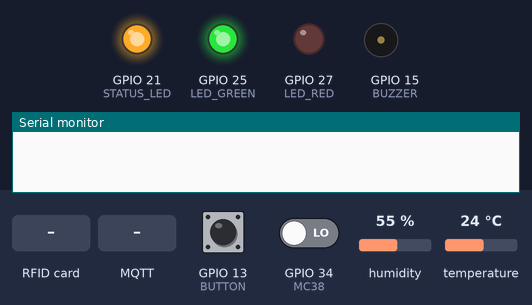
This sketch was run on a simulated ESP32. On the bench: output pins drawn as LEDs (lit = HIGH), buzzer (waves = sounding, pin HIGH), the last lines printed to the serial monitor. Inputs (shaded band) come from the test bench; at power-on: GPIO 13 (BUTTON) HIGH, GPIO 34 (MC38) LOW, humidity 55 %, temperature 24 °C. WiFi joins after 1.5 s; servers stay silent unless stated; the local clock reads 2024-03-15 10:24:30 at power-on unless the sketch sets it; no MQTT or app messages arrive unless stated.

Above: at 4.8 s.
4.9 s: GPIO 13 (BUTTON) pulled LOW for 1 s
At 5.8 s:
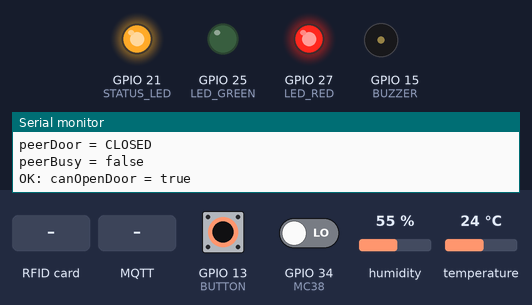
10.7 s: RFID card 5E 7A 19 C4 held to the reader
At 12.9 s:
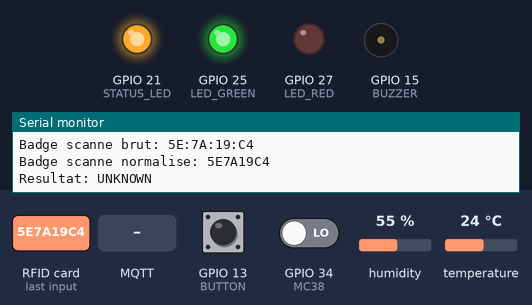
15.2 s: MQTT message "WAIT" arrives on the second subscribed topic
At 15.7 s:
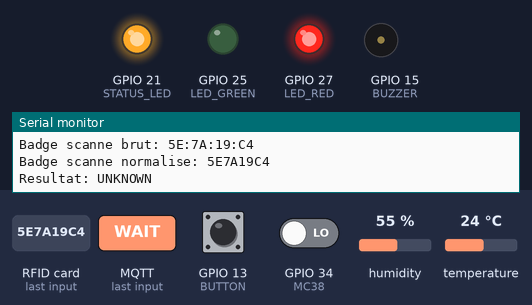
18.3 s: MQTT message "OPEN" arrives on the second subscribed topic
At 19.6 s:
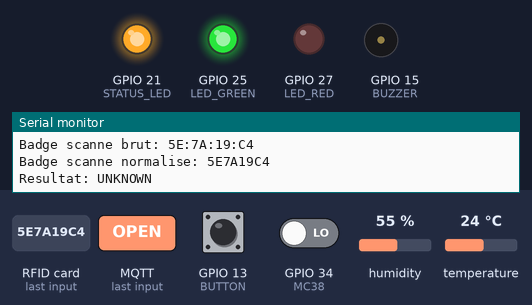
Timing chart, 0 to 20.8 s (numbered marks = the images above; inputs shaded):
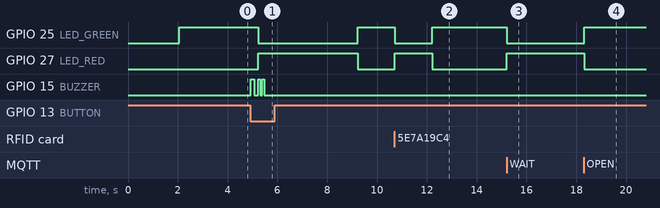

Measured:
- after the input at 4.9 s, GPIO 25 (LED_GREEN): HIGH → LOW after 0.33 s, → HIGH 4.0 s later; GPIO 27 (LED_RED): LOW → HIGH after 0.33 s, → LOW 4.0 s later; GPIO 15 (BUZZER): goes HIGH 0.14 s, LOW 0.16 s, HIGH 0.08 s, LOW 0.08 s, HIGH 0.08 s, then LOW, starting at once
- after the input at 10.7 s, GPIO 25 (LED_GREEN): HIGH → LOW at once, → HIGH 1.5 s later; GPIO 27 (LED_RED): LOW → HIGH at once, → LOW 1.5 s later
- after the input at 15.2 s, GPIO 25 (LED_GREEN): HIGH → LOW at once; GPIO 27 (LED_RED): LOW → HIGH at once
- after the input at 18.3 s, GPIO 25 (LED_GREEN): LOW → HIGH at once; GPIO 27 (LED_RED): HIGH → LOW at once

The sketch:

Master_Esclave_esp1.ino
```cpp
#include <WiFi.h>
#include <PubSubClient.h>
#include <SPI.h>
#include <MFRC522.h>
#include <DHT.h>
#include <ArduinoJson.h>
#include <time.h>

/* ================= WIFI ================= */
const char* ssid = "Lenovo16";
const char* password = "Lenovo16";

/* ================= MQTT ================= */
const char* mqtt_server = "broker.hivemq.com";
const int mqtt_port = 1883;

WiFiClient espClient;
PubSubClient client(espClient);

/* ================= NTP ================= */
const char* ntpServer1 = "pool.ntp.org";
const char* ntpServer2 = "time.nist.gov";
const long gmtOffset_sec = 3600;
const int daylightOffset_sec = 0;

/* ================= TOPICS ESP1 ================= */
#define TOPIC_SELF_STATE         "sas/esp1/state"
#define TOPIC_SELF_DOOR          "sas/esp1/door"
#define TOPIC_SELF_EVENT         "sas/esp1/event"
#define TOPIC_SELF_RFID          "sas/esp1/rfid"
#define TOPIC_SELF_RFID_RESULT   "sas/esp1/rfid_result"
#define TOPIC_SELF_RFID_CONSUME  "sas/esp1/rfid_consume"
#define TOPIC_SELF_AUTH          "sas/esp1/auth"
#define TOPIC_SELF_STATUS        "sas/esp1/status"
#define TOPIC_SELF_CMD           "sas/esp1/cmd"
#define TOPIC_SELF_WAIT          "sas/esp1/wait"
#define TOPIC_SELF_TEMP          "sas/esp1/temp"
#define TOPIC_SELF_HUM           "sas/esp1/hum"

/* ================= TOPICS RFID DB ================= */
#define TOPIC_RFID_DB            "sas/rfid/db"
#define TOPIC_NOTIFY             "sas/notify"

/* ================= TOPICS ESP2 ================= */
#define TOPIC_PEER_STATE         "sas/esp2/state"
#define TOPIC_PEER_DOOR          "sas/esp2/door"
#define TOPIC_PEER_AUTH          "sas/esp2/auth"
#define TOPIC_PEER_WAIT          "sas/esp2/wait"
#define TOPIC_PEER_EVENT         "sas/esp2/event"
#define TOPIC_PEER_BELL          "sas/esp2/bell"

/* ================= PINS ESP1 ================= */
#define LED_GREEN   25
#define LED_RED     27
#define STATUS_LED  21   // LED statut WiFi + MQTT
#define BUTTON      13
#define BUZZER      15
#define MC38        34
#define SS_PIN      5
#define RST_PIN     26
#define DHTPIN      17
#define DHTTYPE     DHT11

/* ================= LED LOGIC ================= */
#define GREEN_ON    HIGH
#define GREEN_OFF   LOW
#define RED_ON      HIGH
#define RED_OFF     LOW
#define STATUS_ON   HIGH
#define STATUS_OFF  LOW

/* ================= MC38 LOGIC ================= */
#define MC38_CLOSED LOW
#define MC38_OPEN   HIGH

/* ================= RFID DB ================= */
#define MAX_RFID_CARDS 50

struct RfidCard {
  char uid[24];
  char name[32];
  bool enabled;
  unsigned long allowedFrom;
  unsigned long allowedTo;
  int maxUses;
  int usedCount;
  bool used;
};

RfidCard rfidDb[MAX_RFID_CARDS];
int rfidDbCount = 0;

/* ================= OBJECTS ================= */
MFRC522 rfid(SS_PIN, RST_PIN);
DHT dht(DHTPIN, DHTTYPE);

/* ================= STATE ================= */
enum State { INIT, OPEN, WAIT, REFUSED };
State state = INIT;

/* ================= TIMERS ================= */
const unsigned long WAIT_TIME = 4000;
const unsigned long MC38_DEBOUNCE_MS = 300;
const unsigned long REFUSE_DISPLAY_MS = 1500;
const unsigned long BUTTON_DEBOUNCE_MS = 300;
const unsigned long DHT_INTERVAL = 2000;

unsigned long timerWait = 0;
unsigned long lastHeartbeat = 0;
unsigned long lastButtonTime = 0;
unsigned long lastDoorChange = 0;
unsigned long refuseUntil = 0;
unsigned long lastDhtRead = 0;

/* ================= RUNTIME ================= */
int stableDoorState = MC38_CLOSED;
int previousDoorState = MC38_CLOSED;
String peerState = "READY";
String peerDoor  = "CLOSED";
String lastAccessSource = "-";
int peerWaitRemaining = -1;
float lastTemp = NAN;
float lastHum = NAN;
bool bellFromEsp2 = false;

/* ================= HELPERS ================= */
void clearRfidDb() {
  rfidDbCount = 0;
  for (int i = 0; i < MAX_RFID_CARDS; i++) {
    rfidDb[i].uid[0] = '\0';
    rfidDb[i].name[0] = '\0';
    rfidDb[i].enabled = false;
    rfidDb[i].allowedFrom = 0;
    rfidDb[i].allowedTo = 0;
    rfidDb[i].maxUses = 0;
    rfidDb[i].usedCount = 0;
    rfidDb[i].used = false;
  }
}

String normalizeUid(String uid) {
  uid.trim();
  uid.toUpperCase();
  String out = "";
  for (unsigned int i = 0; i < uid.length(); i++) {
    char c = uid[i];
    bool isHex =
      (c >= '0' && c <= '9') ||
      (c >= 'A' && c <= 'F');
    if (isHex) out += c;
  }
  return out;
}

void setGreen(bool on) { digitalWrite(LED_GREEN, on ? GREEN_ON : GREEN_OFF); }
void setRed(bool on)   { digitalWrite(LED_RED, on ? RED_ON : RED_OFF); }

void updateStatusLed() {
  bool wifiOk = (WiFi.status() == WL_CONNECTED);
  bool mqttOk = client.connected();
  digitalWrite(STATUS_LED, (wifiOk && mqttOk) ? STATUS_ON : STATUS_OFF);
}

void applyBuzzerState() {
  digitalWrite(BUZZER, bellFromEsp2 ? HIGH : LOW);
}

String stateToString() {
  switch (state) {
    case INIT: return "READY";
    case OPEN: return "OPEN";
    case WAIT: return "WAIT";
    case REFUSED: return "REFUSED";
    default: return "UNKNOWN";
  }
}

String stateLabel() {
  switch (state) {
    case INIT: return "Accessible";
    case OPEN: return "Accessible";
    case WAIT: return "Attend";
    case REFUSED: return "Refuse";
    default: return "Inconnu";
  }
}

bool localDoorSensorOpen() { return stableDoorState == MC38_OPEN; }
bool localDoorShownOpen()  { return (state == OPEN) || localDoorSensorOpen(); }
bool peerDoorShownOpen()   { return (peerState == "OPEN") || (peerDoor == "OPEN"); }
bool peerBusy()            { return (peerState != "READY") || peerDoorShownOpen(); }
bool globalWaitActive()    { return (state == WAIT) || (peerState == "WAIT"); }

String doorShort(bool isOpen) { return isOpen ? "O" : "F"; }

void publishMessage(const char* topic, const String& payload, bool retained = false) {
  if (!client.connected()) return;
  client.publish(topic, payload.c_str(), retained);
}

void publishState() {
  publishMessage(TOPIC_SELF_STATE, stateToString(), true);
}

void publishDoorShownState() {
  publishMessage(TOPIC_SELF_DOOR, localDoorShownOpen() ? "OPEN" : "CLOSED", true);
}

void publishWaitValue() {
  if (state == WAIT) {
    long remaining = (long)((WAIT_TIME - (millis() - timerWait)) / 1000);
    if (remaining < 0) remaining = 0;
    publishMessage(TOPIC_SELF_WAIT, String(remaining), true);
  } else {
    publishMessage(TOPIC_SELF_WAIT, "-1", true);
  }
}

void publishDHT() {
  if (!isnan(lastTemp)) publishMessage(TOPIC_SELF_TEMP, String(lastTemp, 1), true);
  if (!isnan(lastHum))  publishMessage(TOPIC_SELF_HUM, String(lastHum, 1), true);
}

void updateLEDs() {
  if (globalWaitActive()) {
    setGreen(false);
    setRed(true);
  } else if (state == INIT || state == OPEN) {
    setGreen(true);
    setRed(false);
  } else if (state == REFUSED) {
    setGreen(false);
    setRed(true);
  }
}

void buzzerShort() {
  if (bellFromEsp2) return;
  digitalWrite(BUZZER, HIGH);
  delay(140);
  digitalWrite(BUZZER, LOW);
}

void buzzerDouble() {
  if (bellFromEsp2) return;
  digitalWrite(BUZZER, HIGH);
  delay(80);
  digitalWrite(BUZZER, LOW);
  delay(80);
  digitalWrite(BUZZER, HIGH);
  delay(80);
  digitalWrite(BUZZER, LOW);
}

String uidToString() {
  String uid = "";
  for (byte i = 0; i < rfid.uid.size; i++) {
    if (rfid.uid.uidByte[i] < 0x10) uid += "0";
    uid += String(rfid.uid.uidByte[i], HEX);
    if (i < rfid.uid.size - 1) uid += ":";
  }
  uid.toUpperCase();
  return uid;
}

int findRfidCardIndex(const String& uid) {
  String n1 = normalizeUid(uid);
  for (int i = 0; i < MAX_RFID_CARDS; i++) {
    if (!rfidDb[i].used) continue;
    String n2 = normalizeUid(String(rfidDb[i].uid));
    if (n1 == n2) return i;
  }
  return -1;
}

bool isTimeSynced() {
  time_t now;
  time(&now);
  return now > 1700000000;
}

unsigned long getNowEpoch() {
  time_t now;
  time(&now);
  return (unsigned long)now;
}

void setupTimeSync() {
  configTime(gmtOffset_sec, daylightOffset_sec, ntpServer1, ntpServer2);
}

void publishNotification(const String& type, const String& uid, const String& name, const String& message) {
  StaticJsonDocument<256> doc;
  doc["type"] = type;
  doc["uid"] = uid;
  doc["name"] = name;
  doc["message"] = message;
  char buffer[256];
  serializeJson(doc, buffer);
  publishMessage(TOPIC_NOTIFY, buffer);
}

bool loadRfidDbFromJson(const String& json) {
  StaticJsonDocument<16384> doc;

  DeserializationError err = deserializeJson(doc, json);
  if (err) {
    Serial.print("Erreur JSON RFID DB: ");
    Serial.println(err.c_str());
    publishMessage(TOPIC_SELF_EVENT, "rfid_db_parse_error");
    return false;
  }

  if (!doc.is<JsonArray>()) {
    publishMessage(TOPIC_SELF_EVENT, "rfid_db_invalid_format");
    return false;
  }

  clearRfidDb();

  JsonArray arr = doc.as<JsonArray>();
  int idx = 0;

  for (JsonObject item : arr) {
    if (idx >= MAX_RFID_CARDS) break;

    String uid = item["uid"] | "";
    String name = item["name"] | "";
    bool enabled = item["enabled"] | false;
    unsigned long allowedFrom = item["allowedFrom"] | 0UL;
    unsigned long allowedTo   = item["allowedTo"]   | 0UL;
    int maxUses = item["maxUses"] | 0;
    int usedCount = item["usedCount"] | 0;

    uid = normalizeUid(uid);
    name.trim();

    if (uid.length() == 0) continue;

    strncpy(rfidDb[idx].uid, uid.c_str(), sizeof(rfidDb[idx].uid) - 1);
    rfidDb[idx].uid[sizeof(rfidDb[idx].uid) - 1] = '\0';

    strncpy(rfidDb[idx].name, name.c_str(), sizeof(rfidDb[idx].name) - 1);
    rfidDb[idx].name[sizeof(rfidDb[idx].name) - 1] = '\0';

    rfidDb[idx].enabled = enabled;
    rfidDb[idx].allowedFrom = allowedFrom;
    rfidDb[idx].allowedTo = allowedTo;
    rfidDb[idx].maxUses = maxUses;
    rfidDb[idx].usedCount = usedCount;
    rfidDb[idx].used = true;
    idx++;
  }

  rfidDbCount = idx;

  Serial.println("=== RFID DB RECUE ===");
  Serial.println(json);
  Serial.print("RFID DB chargee: ");
  Serial.println(rfidDbCount);

  for (int i = 0; i < rfidDbCount; i++) {
    Serial.print("Card ");
    Serial.print(i);
    Serial.print(" UID=");
    Serial.print(rfidDb[i].uid);
    Serial.print(" NAME=");
    Serial.println(rfidDb[i].name);
  }

  publishMessage(TOPIC_SELF_EVENT, "rfid_db_loaded");
  return true;
}

void setRefused(const String& reason, const String& src = "-") {
  state = REFUSED;
  refuseUntil = millis();
  if (src != "-") lastAccessSource = src;
  updateLEDs();
  publishState();
  publishDoorShownState();
  publishWaitValue();
  publishMessage(TOPIC_SELF_EVENT, "open_refused_" + reason);
}

bool canOpenDoor() {
  Serial.println("=== CHECK canOpenDoor ===");
  Serial.print("state = ");
  Serial.println(stateToString());
  Serial.print("localDoorSensorOpen = ");
  Serial.println(localDoorSensorOpen() ? "true" : "false");
  Serial.print("peerState = ");
  Serial.println(peerState);
  Serial.print("peerDoor = ");
  Serial.println(peerDoor);
  Serial.print("peerBusy = ");
  Serial.println(peerBusy() ? "true" : "false");

  if (state != INIT) {
    Serial.println("REFUS: state_not_ready");
    setRefused("state_not_ready");
    return false;
  }
  if (localDoorSensorOpen()) {
    Serial.println("REFUS: local_door_already_open");
    setRefused("local_door_already_open");
    return false;
  }
  if (peerBusy()) {
    Serial.println("REFUS: other_door_busy");
    setRefused("other_door_busy");
    return false;
  }

  Serial.println("OK: canOpenDoor = true");
  return true;
}

void openDoor(const String& src) {
  state = OPEN;
  lastAccessSource = src;
  updateLEDs();
  publishState();
  publishDoorShownState();
  publishWaitValue();
  publishMessage(TOPIC_SELF_AUTH, src, true);
  publishMessage(TOPIC_SELF_EVENT, "door1_opened");
  buzzerShort();
}

void startWaitMode() {
  state = WAIT;
  timerWait = millis();
  updateLEDs();
  publishState();
  publishDoorShownState();
  publishWaitValue();
  publishMessage(TOPIC_SELF_EVENT, "door1_closed_wait");
  buzzerDouble();
}

bool readRFID(String &uid) {
  if (!rfid.PICC_IsNewCardPresent()) return false;
  if (!rfid.PICC_ReadCardSerial()) return false;

  uid = uidToString();
  publishMessage(TOPIC_SELF_RFID, uid);
  publishMessage(TOPIC_SELF_EVENT, "rfid_detected");

  rfid.PICC_HaltA();
  rfid.PCD_StopCrypto1();
  return true;
}

bool buttonPressed() {
  if (digitalRead(BUTTON) == LOW && millis() - lastButtonTime > BUTTON_DEBOUNCE_MS) {
    lastButtonTime = millis();
    return true;
  }
  return false;
}

void readDHT11() {
  if (millis() - lastDhtRead < DHT_INTERVAL) return;

  lastDhtRead = millis();
  float h = dht.readHumidity();
  float t = dht.readTemperature();

  if (isnan(t) || isnan(h)) {
    Serial.println("Erreur lecture DHT11");
    return;
  }

  lastTemp = t;
  lastHum = h;
  publishDHT();
}

void setup_wifi() {
  if (WiFi.status() == WL_CONNECTED) return;

  WiFi.mode(WIFI_STA);
  WiFi.begin(ssid, password);

  unsigned long start = millis();
  while (WiFi.status() != WL_CONNECTED && millis() - start < 10000) {
    delay(500);
    updateStatusLed();
  }
  updateStatusLed();
}

void mqttCallback(char* topic, byte* payload, unsigned int length) {
  String msg;
  for (unsigned int i = 0; i < length; i++) msg += (char)payload[i];
  msg.trim();

  String t = String(topic);

  if (t == TOPIC_PEER_STATE) {
    peerState = msg;
    updateLEDs();
  }
  else if (t == TOPIC_PEER_DOOR) {
    peerDoor = msg;
  }
  else if (t == TOPIC_PEER_AUTH) {
    if (msg == "FINGER") lastAccessSource = "P2-FINGER";
    else if (msg == "BUTTON") lastAccessSource = "P2-BUTTON";
    else if (msg == "CMD") lastAccessSource = "P2-CMD";
    else lastAccessSource = "P2-" + msg;
  }
  else if (t == TOPIC_PEER_WAIT) {
    peerWaitRemaining = (msg == "-1") ? -1 : msg.toInt();
  }
  else if (t == TOPIC_PEER_BELL) {
    bellFromEsp2 = (msg == "ON");
    applyBuzzerState();
  }
  else if (t == TOPIC_PEER_EVENT) {
    if (msg == "finger_not_recognized") {
      lastAccessSource = "P2-FINGER";
    } else if (msg == "door2_opened") {
      buzzerShort();
      peerState = "OPEN";
      peerDoor = "OPEN";
      updateLEDs();
    } else if (msg == "door2_closed_wait") {
      buzzerDouble();
      peerState = "WAIT";
      updateLEDs();
    } else if (msg == "state_ready") {
      peerState = "READY";
      peerWaitRemaining = -1;
      updateLEDs();
    }
  }
  else if (t == TOPIC_RFID_DB) {
    Serial.println("MQTT RFID DB recu");
    Serial.print("Longueur payload = ");
    Serial.println(msg.length());
    loadRfidDbFromJson(msg);
  }
  else if (t == TOPIC_SELF_CMD) {
    if (msg == "OPEN") {
      if (canOpenDoor()) openDoor("CMD");
    }
    else if (msg == "CLOSE") {
      if (state == OPEN) startWaitMode();
    }
    else if (msg == "RESET") {
      state = INIT;
      updateLEDs();
      publishState();
      publishDoorShownState();
      publishWaitValue();
      publishMessage(TOPIC_SELF_EVENT, "reset_done");
    }
  }
}

void reconnect() {
  while (!client.connected()) {
    updateStatusLed();

    String clientId = "ESP32_P1_";
    clientId += String((uint32_t)ESP.getEfuseMac(), HEX);

    if (client.connect(clientId.c_str())) {
      client.subscribe(TOPIC_SELF_CMD);
      client.subscribe(TOPIC_PEER_STATE);
      client.subscribe(TOPIC_PEER_DOOR);
      client.subscribe(TOPIC_PEER_AUTH);
      client.subscribe(TOPIC_PEER_WAIT);
      client.subscribe(TOPIC_PEER_EVENT);
      client.subscribe(TOPIC_PEER_BELL);
      client.subscribe(TOPIC_RFID_DB);

      publishMessage(TOPIC_SELF_STATUS, "online", true);
      publishState();
      publishDoorShownState();
      publishWaitValue();
      publishDHT();
      publishMessage(TOPIC_SELF_EVENT, "boot", true);
      publishMessage(TOPIC_SELF_EVENT, "rfid_db_waiting");
    } else {
      delay(2000);
    }

    updateStatusLed();
  }
}

void setup() {
  Serial.begin(115200);

  clearRfidDb();

  pinMode(LED_GREEN, OUTPUT);
  pinMode(LED_RED, OUTPUT);
  pinMode(STATUS_LED, OUTPUT);
  pinMode(BUZZER, OUTPUT);
  pinMode(BUTTON, INPUT_PULLUP);
  pinMode(MC38, INPUT);

  setGreen(false);
  setRed(false);
  digitalWrite(STATUS_LED, STATUS_OFF);
  digitalWrite(BUZZER, LOW);

  SPI.begin();
  rfid.PCD_Init();

  dht.begin();
  delay(2000);

  stableDoorState = digitalRead(MC38);
  previousDoorState = stableDoorState;

  state = INIT;
  bellFromEsp2 = false;
  updateLEDs();

  client.setServer(mqtt_server, mqtt_port);
  client.setCallback(mqttCallback);
  client.setBufferSize(4096);

  setup_wifi();
  setupTimeSync();
  reconnect();

  publishDoorShownState();
  publishWaitValue();
  applyBuzzerState();
  updateStatusLed();
}

void loop() {
  if (WiFi.status() != WL_CONNECTED) setup_wifi();
  if (!client.connected()) reconnect();
  client.loop();

  updateStatusLed();
  readDHT11();

  if (millis() - lastHeartbeat > 5000) {
    lastHeartbeat = millis();
    publishMessage(TOPIC_SELF_STATUS, "online", true);
    publishState();
    publishDoorShownState();
    publishWaitValue();
    publishDHT();
    updateLEDs();
    applyBuzzerState();
    updateStatusLed();
  }

  int rawDoorState = digitalRead(MC38);
  if (rawDoorState != stableDoorState && millis() - lastDoorChange > MC38_DEBOUNCE_MS) {
    previousDoorState = stableDoorState;
    stableDoorState = rawDoorState;
    lastDoorChange = millis();

    publishDoorShownState();

    if (previousDoorState == MC38_OPEN && stableDoorState == MC38_CLOSED) {
      if (state != WAIT) {
        startWaitMode();
      }
    }

    updateLEDs();
  }

  String scannedUid = "";
  if (readRFID(scannedUid)) {
    Serial.print("Badge scanne brut: ");
    Serial.println(scannedUid);
    Serial.print("Badge scanne normalise: ");
    Serial.println(normalizeUid(scannedUid));

    int idx = findRfidCardIndex(scannedUid);

    if (idx < 0) {
      Serial.println("Resultat: UNKNOWN");
      publishMessage(TOPIC_SELF_RFID_RESULT, "UNKNOWN");
      publishNotification("rfid_denied", scannedUid, "", "Badge inconnu");
      setRefused("rfid_unknown", "RFID");
    }
    else if (!rfidDb[idx].enabled) {
      Serial.println("Resultat: DISABLED");
      publishMessage(TOPIC_SELF_RFID_RESULT, "DISABLED");
      publishNotification("rfid_denied", scannedUid, String(rfidDb[idx].name), "Badge désactivé");
      setRefused("rfid_disabled", "RFID");
    }
    else if (!isTimeSynced()) {
      Serial.println("Resultat: TIME_NOT_SYNCED");
      publishMessage(TOPIC_SELF_RFID_RESULT, "TIME_NOT_SYNCED");
      publishNotification("rfid_denied", scannedUid, String(rfidDb[idx].name), "Heure non synchronisée");
      setRefused("rfid_time_not_synced", "RFID");
    }
    else {
      unsigned long nowEpoch = getNowEpoch();

      if (rfidDb[idx].allowedFrom > 0 && nowEpoch < rfidDb[idx].allowedFrom) {
        Serial.println("Resultat: TOO_EARLY");
        publishMessage(TOPIC_SELF_RFID_RESULT, "TOO_EARLY");
        publishNotification("rfid_denied", scannedUid, String(rfidDb[idx].name), "Accès pas encore autorisé");
        setRefused("rfid_too_early", "RFID");
      }
      else if (rfidDb[idx].allowedTo > 0 && nowEpoch > rfidDb[idx].allowedTo) {
        Serial.println("Resultat: EXPIRED");
        publishMessage(TOPIC_SELF_RFID_RESULT, "EXPIRED");
        publishNotification("rfid_denied", scannedUid, String(rfidDb[idx].name), "Autorisation expirée");
        setRefused("rfid_expired", "RFID");
      }
      else if (rfidDb[idx].maxUses > 0 && rfidDb[idx].usedCount >= rfidDb[idx].maxUses) {
        Serial.println("Resultat: USE_LIMIT_REACHED");
        publishMessage(TOPIC_SELF_RFID_RESULT, "USE_LIMIT_REACHED");
        publishNotification("rfid_denied", scannedUid, String(rfidDb[idx].name), "Nombre d'utilisations dépassé");
        setRefused("rfid_use_limit", "RFID");
      }
      else {
        if (canOpenDoor()) {
          Serial.print("Badge trouve: ");
          Serial.println(rfidDb[idx].name);
          Serial.println("OUVERTURE PORTE...");
          rfidDb[idx].usedCount++;
          publishMessage(TOPIC_SELF_RFID_RESULT, "AUTHORIZED");
          publishMessage(TOPIC_SELF_RFID_CONSUME, scannedUid);
          openDoor("RFID");
        } else {
          Serial.println("PORTE NON OUVERTE: canOpenDoor a refuse");
        }
      }
    }
  }

  if (buttonPressed()) {
    if (state == INIT) {
      if (canOpenDoor()) openDoor("BUTTON");
    } else if (state == OPEN) {
      startWaitMode();
    }
  }

  if (state == REFUSED && millis() - refuseUntil > REFUSE_DISPLAY_MS) {
    state = INIT;
    updateLEDs();
    publishState();
    publishDoorShownState();
    publishWaitValue();
  }

  if (state == WAIT) {
    publishWaitValue();

    if (millis() - timerWait > WAIT_TIME) {
      state = INIT;
      updateLEDs();
      publishState();
      publishDoorShownState();
      publishWaitValue();
      publishMessage(TOPIC_SELF_EVENT, "state_ready");
    }
  }

  applyBuzzerState();
  updateStatusLed();
}
```
